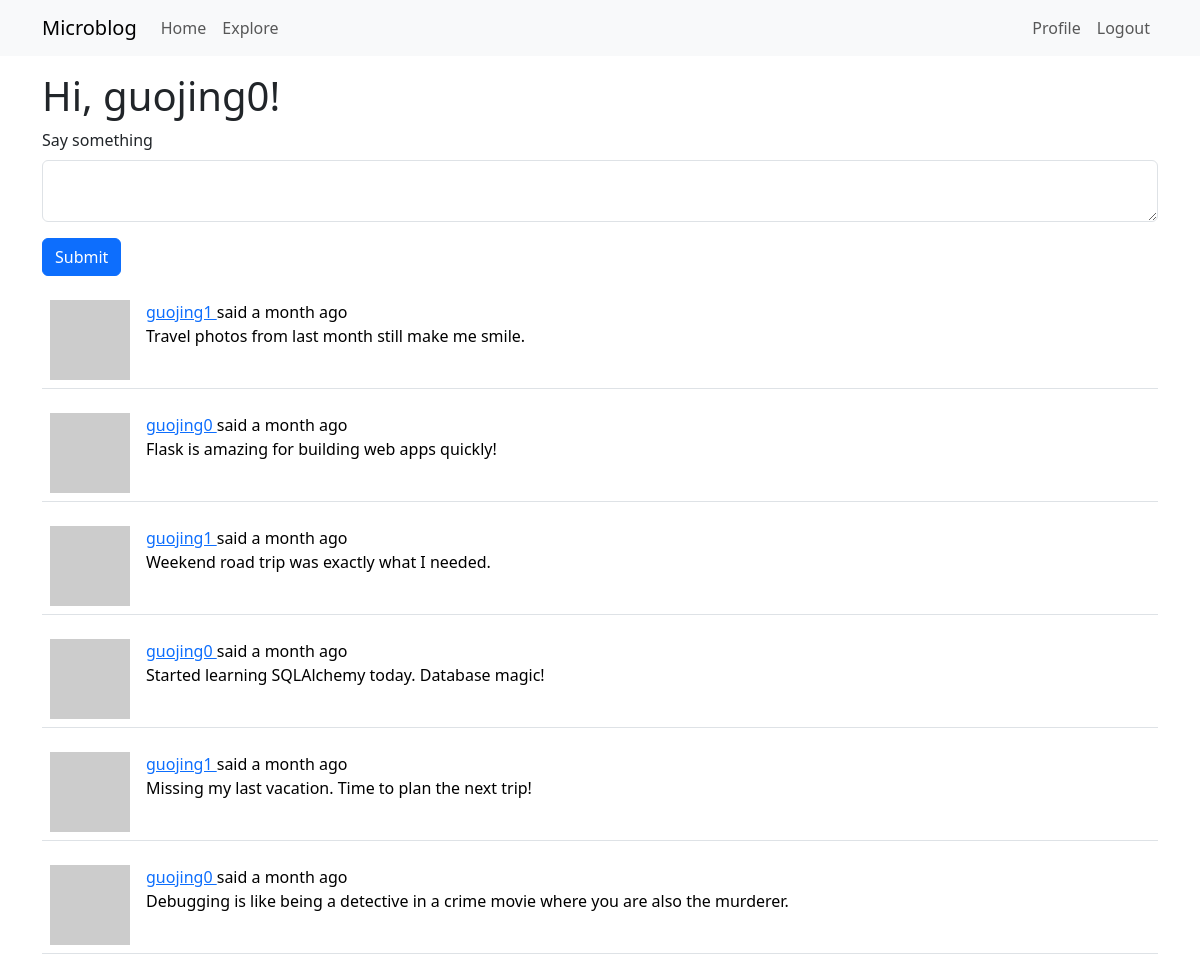
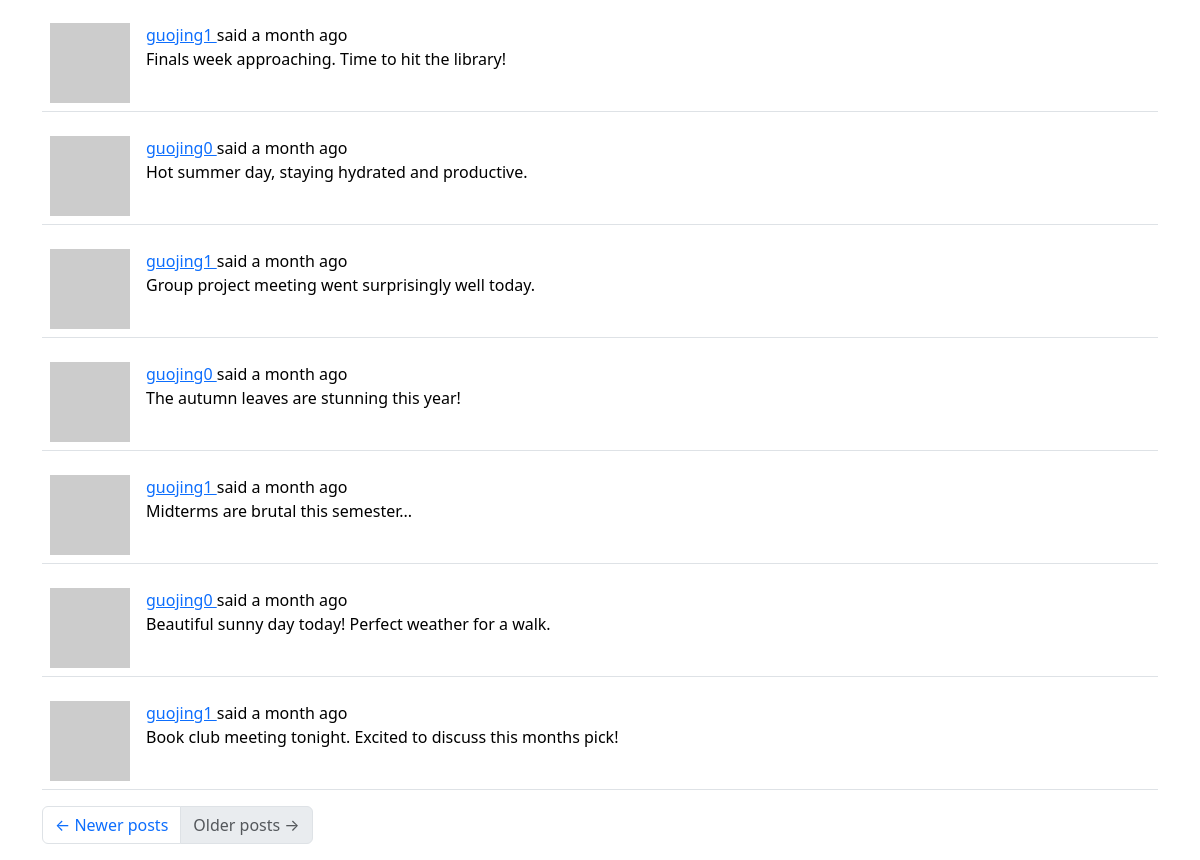
Screenshot of /index?page=2 (signed in) with the database file from the repository (2 pictures, top to bottom).
### app/models.py (models this page shows, shortened)
class User(UserMixin, db.Model):
    id: orm.Mapped[int] = orm.mapped_column(primary_key=True)
    username: orm.Mapped[str] = orm.mapped_column(
        sa.String(64), index=True, unique=True
    )
    email: orm.Mapped[str] = orm.mapped_column(sa.String(120), index=True, unique=True)
    password_hash: orm.Mapped[str | None] = orm.mapped_column(sa.String(256))
    posts: orm.WriteOnlyMapped["Post"] = orm.relationship(back_populates="author")
    about_me: orm.Mapped[str | None] = orm.mapped_column(sa.String(140))
    last_seen: orm.Mapped[datetime | None] = orm.mapped_column(
        default=lambda: datetime.now(UTC)
    )
    following: orm.WriteOnlyMapped["User"] = orm.relationship(
        secondary=followers,
        primaryjoin=(followers.c.follower_id == id),
        secondaryjoin=(followers.c.followed_id == id),
        back_populates="followers",
    )
    followers: orm.WriteOnlyMapped["User"] = orm.relationship(
        secondary=followers,
        primaryjoin=(followers.c.followed_id == id),
        secondaryjoin=(followers.c.follower_id == id),
        back_populates="following",
    )
    def avatar(self, size):
        digest = md5(self.email.lower().encode("utf-8")).hexdigest()
        return f"https://www.gravatar.com/avatar/{digest}?d=identicon&s={size}"
    def following_posts(self):
        Author = orm.aliased(User)
        Follower = orm.aliased(User)
        return (
            sa.select(Post)
            .join(Post.author.of_type(Author))
            .join(Author.followers.of_type(Follower), isouter=True)
            .where(
                sa.or_(
                    Author.id == self.id,  # author's own posts
                    Follower.id == self.id,  # posts from followed users
                )
            )
            .group_by(Post)  # to avoid duplicate posts
            .order_by(Post.timestamp.desc())
        )

class Post(db.Model):
    id: orm.Mapped[int] = orm.mapped_column(primary_key=True)
    body: orm.Mapped[str] = orm.mapped_column(sa.String(140))
    timestamp: orm.Mapped[datetime] = orm.mapped_column(
        index=True, default=lambda: datetime.now(UTC)
    )
    user_id: orm.Mapped[int] = orm.mapped_column(sa.ForeignKey("user.id"), index=True)
    author: orm.Mapped["User"] = orm.relationship(back_populates="posts")

### app/routes.py (the view)
@app.route("/", methods=["GET", "POST"])
@app.route("/index", methods=["GET", "POST"])
@login_required
def index():
    form = PostForm()
    if form.validate_on_submit():
        post = Post(body=form.post.data, author=current_user)
        db.session.add(post)
        db.session.commit()
        flash(_("Your post is now live!"))
        return redirect(url_for("index"))
    page = request.args.get("page", 1, type=int)
    posts = db.paginate(
        current_user.following_posts(),
        page=page,
        per_page=app.config["POSTS_PER_PAGE"],
        error_out=False,
    )
    next_url = url_for("index", page=posts.next_num) if posts.has_next else None
    prev_url = url_for("index", page=posts.prev_num) if posts.has_prev else None
    return render_template(
        "index.html",
        title="Home",
        form=form,
        posts=posts.items,
        next_url=next_url,
        prev_url=prev_url,
    )

### app/forms.py
class PostForm(FlaskForm):
    post = TextAreaField(
        _l("Say something"), validators=[DataRequired(), Length(min=1, max=140)]
    )
    submit = SubmitField(_l("Submit"))

### app/__init__.py (called while the page is built)
def get_locale_func():
    return request.accept_languages.best_match(app.config["LANGUAGES"])

### app/models.py (called while the page is built)
@login.user_loader
def load_user(id):
    return db.session.get(User, int(id))

### app/routes.py (called while the page is built)
@app.before_request
def before_request():
    if current_user.is_authenticated:
        current_user.last_seen = datetime.now(UTC)
        db.session.commit()
    g.locale = str(get_locale())

### app/templates/index.html
{% extends "base.html" %}
{% import "bootstrap_wtf.html" as wtf %}
{% block content %}
    <h1>{{ _('Hi, %(username)s!', username=current_user.username) }}</h1>
    {% if form %}
        {{ wtf.quick_form(form) }}
    {% endif %}
    {% for post in posts %}
        {% include '_post.html' %}
    {% endfor %}
    <nav aria-label="Post navigation">
        <ul class="pagination">
            <li class="page-item{% if not prev_url %} disabled{% endif %}">
                <a class="page-link" href="{{ prev_url }}">
                    <span aria-hidden="true">&larr;</span> {{ _('Newer posts') }}
                </a>
            </li>
            <li class="page-item{% if not next_url %} disabled{% endif %}">
                <a class="page-link" href="{{ next_url }}">
                    {{ _('Older posts') }} <span aria-hidden="true">&rarr;</span>
                </a>
            </li>
        </ul>
    </nav>
{% endblock %}

### app/templates/_post.html
<table class="table table-hover">
    <tr>
        <td width="70px">
            <a href="{{ url_for('user', username=post.author.username) }}">
                <img src="{{ post.author.avatar(70) }}" />
            </a>
        </td>
        <td>
            <a href="{{ url_for('user', username=post.author.username) }}">
                {{ post.author.username }}
            </a>
            {{ _('said') }} {{ moment(post.timestamp).fromNow() }}
            <br>
            {{ post.body }}
        </td>
    </tr>
</table>

### rows the page displays
Post: author.username "guojing1", timestamp "a month ago", body "Travel photos from last month still make me smile."
Post: author.username "guojing0", timestamp "a month ago", body "Flask is amazing for building web apps quickly!"
Post: author.username "guojing1", timestamp "a month ago", body "Weekend road trip was exactly what I needed."
Post: author.username "guojing0", timestamp "a month ago", body "Started learning SQLAlchemy today. Database magic!"
Post: author.username "guojing1", timestamp "a month ago", body "Missing my last vacation. Time to plan the next trip!"
Post: author.username "guojing0", timestamp "a month ago", body "Debugging is like being a detective in a crime movie where you are also the murderer."
Post: author.username "guojing1", timestamp "a month ago", body "Finals week approaching. Time to hit the library!"
Post: author.username "guojing0", timestamp "a month ago", body "Hot summer day, staying hydrated and productive."
Post: author.username "guojing1", timestamp "a month ago", body "Group project meeting went surprisingly well today."
Post: author.username "guojing0", timestamp "a month ago", body "The autumn leaves are stunning this year!"
Post: author.username "guojing1", timestamp "a month ago", body "Midterms are brutal this semester..."
Post: author.username "guojing0", timestamp "a month ago", body "Beautiful sunny day today! Perfect weather for a walk."
Post: author.username "guojing1", timestamp "a month ago", body "Book club meeting tonight. Excited to discuss this months pick!"

### other values shown
{{ field.label(class='form-label') }} "Say something"
